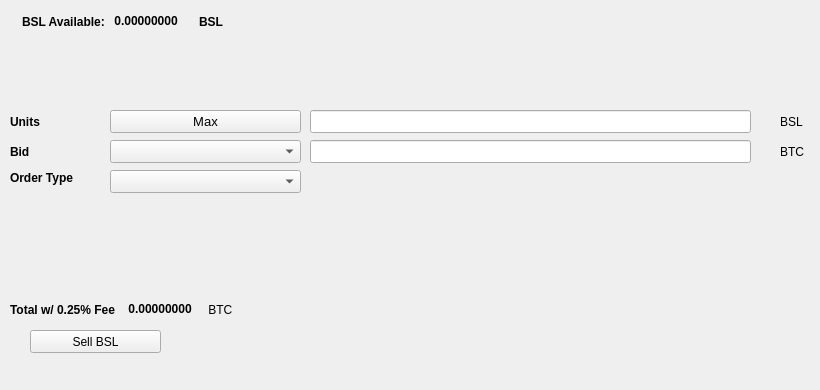
   <widget class="QWidget" name="SellTab">
    <attribute name="title">
     <string>Sell</string>
    </attribute>
    <widget class="QLabel" name="label_16">
     <property name="geometry">
      <rect>
       <x>780</x>
       <y>140</y>
       <width>31</width>
       <height>23</height>
      </rect>
     </property>
     <property name="text">
      <string>BTC</string>
     </property>
    </widget>
    <widget class="QComboBox" name="SellBidcomboBox">
     <property name="geometry">
      <rect>
       <x>110</x>
       <y>140</y>
       <width>191</width>
       <height>23</height>
      </rect>
     </property>
     <property name="font">
      <font>
       <pointsize>10</pointsize>
      </font>
     </property>
    </widget>
    <widget class="QLabel" name="label_18">
     <property name="geometry">
      <rect>
       <x>10</x>
       <y>110</y>
       <width>46</width>
       <height>23</height>
      </rect>
     </property>
     <property name="font">
      <font>
       <weight>75</weight>
       <bold>true</bold>
      </font>
     </property>
     <property name="text">
      <string>Units</string>
     </property>
    </widget>
    <widget class="QPushButton" name="Sell_Max_Amount">
     <property name="geometry">
      <rect>
       <x>110</x>
       <y>110</y>
       <width>191</width>
       <height>23</height>
      </rect>
     </property>
     <property name="font">
      <font>
       <pointsize>10</pointsize>
      </font>
     </property>
     <property name="text">
      <string>Max</string>
     </property>
    </widget>
    <widget class="QLabel" name="label_20">
     <property name="geometry">
      <rect>
       <x>10</x>
       <y>170</y>
       <width>91</width>
       <height>16</height>
      </rect>
     </property>
     <property name="font">
      <font>
       <weight>75</weight>
       <bold>true</bold>
      </font>
     </property>
     <property name="text">
      <string>Order Type</string>
     </property>
    </widget>
    <widget class="QComboBox" name="SellOrdertypeCombo">
     <property name="geometry">
      <rect>
       <x>110</x>
       <y>170</y>
       <width>191</width>
       <height>23</height>
      </rect>
     </property>
     <property name="font">
      <font>
       <pointsize>10</pointsize>
      </font>
     </property>
    </widget>
    <widget class="QLabel" name="label_21">
     <property name="geometry">
      <rect>
       <x>10</x>
       <y>140</y>
       <width>46</width>
       <height>23</height>
      </rect>
     </property>
     <property name="font">
      <font>
       <weight>75</weight>
       <bold>true</bold>
      </font>
     </property>
     <property name="text">
      <string>Bid</string>
     </property>
    </widget>
    <widget class="QLabel" name="label_22">
     <property name="geometry">
      <rect>
       <x>780</x>
       <y>110</y>
       <width>31</width>
       <height>23</height>
      </rect>
     </property>
     <property name="text">
      <string>BSL</string>
     </property>
    </widget>
    <widget class="QLineEdit" name="UnitsInputBSL">
     <property name="geometry">
      <rect>
       <x>310</x>
       <y>110</y>
       <width>441</width>
       <height>23</height>
      </rect>
     </property>
     <property name="font">
      <font>
       <pointsize>9</pointsize>
       <weight>75</weight>
       <bold>true</bold>
      </font>
     </property>
    </widget>
    <widget class="QLineEdit" name="SellBidPriceEdit">
     <property name="geometry">
      <rect>
       <x>310</x>
       <y>140</y>
       <width>441</width>
       <height>23</height>
      </rect>
     </property>
     <property name="font">
      <font>
       <pointsize>9</pointsize>
       <weight>75</weight>
       <bold>true</bold>
      </font>
     </property>
    </widget>
    <widget class="QPushButton" name="SellBSLBTN">
     <property name="geometry">
      <rect>
       <x>30</x>
       <y>330</y>
       <width>131</width>
       <height>23</height>
      </rect>
     </property>
     <property name="text">
      <string>Sell BSL</string>
     </property>
     <property name="icon">
      <iconset resource="../bitsolo">
       <normaloff>:/icons/bitcoin</normaloff>:/icons/bitcoin</iconset>
     </property>
    </widget>
    <widget class="QWidget" name="layoutWidget3">
     <property name="geometry">
      <rect>
       <x>22</x>
       <y>12</y>
       <width>258</width>
       <height>19</height>
      </rect>
     </property>
     <layout class="QHBoxLayout" name="horizontalLayout">
      <item>
       <widget class="QLabel" name="label232_2">
        <property name="font">
         <font>
          <weight>75</weight>
          <bold>true</bold>
         </font>
        </property>
        <property name="text">
         <string>BSL Available:</string>
        </property>
       </widget>
      </item>
      <item>
       <widget class="QLabel" name="BSLAvailableLabel">
        <property name="palette">
         <palette>
          <active>
           <colorrole role="WindowText">
            <brush brushstyle="SolidPattern">
             <color alpha="255">
              <red>0</red>
              <green>0</green>
              <blue>0</blue>
             </color>
            </brush>
           </colorrole>
           <colorrole role="Button">
            <brush brushstyle="SolidPattern">
             <color alpha="255">
              <red>0</red>
              <green>170</green>
              <blue>0</blue>
             </color>
            </brush>
           </colorrole>
           <colorrole role="Light">
            <brush brushstyle="SolidPattern">
             <color alpha="255">
              <red>0</red>
              <green>255</green>
              <blue>0</blue>
             </color>
            </brush>
           </colorrole>
           <colorrole role="Midlight">
            <brush brushstyle="SolidPattern">
             <color alpha="255">
              <red>0</red>
              <green>212</green>
              <blue>0</blue>
             </color>
            </brush>
           </colorrole>
           <colorrole role="Dark">
            <brush brushstyle="SolidPattern">
             <color alpha="255">
              <red>0</red>
              <green>85</green>
              <blue>0</blue>
             </color>
            </brush>
           </colorrole>
           <colorrole role="Mid">
            <brush brushstyle="SolidPattern">
             <color alpha="255">
              <red>0</red>
              <green>113</green>
              <blue>0</blue>
             </color>
            </brush>
           </colorrole>
           <colorrole role="Text">
            <brush brushstyle="SolidPattern">
             <color alpha="255">
              <red>0</red>
              <green>170</green>
              <blue>0</blue>
             </color>
            </brush>
           </colorrole>
           <colorrole role="BrightText">
            <brush brushstyle="SolidPattern">
             <color alpha="255">
              <red>255</red>
              <green>255</green>
              <blue>255</blue>
             </color>
            </brush>
           </colorrole>
           <colorrole role="ButtonText">
            <brush brushstyle="SolidPattern">
             <color alpha="255">
              <red>0</red>
              <green>0</green>
              <blue>0</blue>
             </color>
            </brush>
           </colorrole>
           <colorrole role="Base">
            <brush brushstyle="SolidPattern">
             <color alpha="255">
              <red>255</red>
              <green>255</green>
              <blue>255</blue>
             </color>
            </brush>
           </colorrole>
           <colorrole role="Window">
            <brush brushstyle="SolidPattern">
             <color alpha="255">
              <red>0</red>
              <green>170</green>
              <blue>0</blue>
             </color>
            </brush>
           </colorrole>
           <colorrole role="Shadow">
            <brush brushstyle="SolidPattern">
             <color alpha="255">
              <red>0</red>
              <green>0</green>
              <blue>0</blue>
             </color>
            </brush>
           </colorrole>
           <colorrole role="AlternateBase">
            <brush brushstyle="SolidPattern">
             <color alpha="255">
              <red>127</red>
              <green>212</green>
              <blue>127</blue>
             </color>
            </brush>
           </colorrole>
           <colorrole role="ToolTipBase">
            <brush brushstyle="SolidPattern">
             <color alpha="255">
              <red>255</red>
              <green>255</green>
              <blue>220</blue>
             </color>
            </brush>
           </colorrole>
           <colorrole role="ToolTipText">
            <brush brushstyle="SolidPattern">
             <color alpha="255">
              <red>0</red>
              <green>0</green>
              <blue>0</blue>
             </color>
            </brush>
           </colorrole>
          </active>
          <inactive>
           <colorrole role="WindowText">
            <brush brushstyle="SolidPattern">
             <color alpha="255">
              <red>0</red>
              <green>0</green>
              <blue>0</blue>
             </color>
            </brush>
           </colorrole>
           <colorrole role="Button">
            <brush brushstyle="SolidPattern">
             <color alpha="255">
              <red>0</red>
              <green>170</green>
              <blue>0</blue>
             </color>
            </brush>
           </colorrole>
           <colorrole role="Light">
            <brush brushstyle="SolidPattern">
             <color alpha="255">
              <red>0</red>
              <green>255</green>
              <blue>0</blue>
             </color>
            </brush>
           </colorrole>
           <colorrole role="Midlight">
            <brush brushstyle="SolidPattern">
             <color alpha="255">
              <red>0</red>
              <green>212</green>
              <blue>0</blue>
             </color>
            </brush>
           </colorrole>
           <colorrole role="Dark">
            <brush brushstyle="SolidPattern">
             <color alpha="255">
              <red>0</red>
              <green>85</green>
              <blue>0</blue>
             </color>
            </brush>
           </colorrole>
           <colorrole role="Mid">
            <brush brushstyle="SolidPattern">
             <color alpha="255">
              <red>0</red>
              <green>113</green>
              <blue>0</blue>
             </color>
            </brush>
           </colorrole>
           <colorrole role="Text">
            <brush brushstyle="SolidPattern">
             <color alpha="255">
              <red>0</red>
              <green>170</green>
              <blue>0</blue>
             </color>
            </brush>
           </colorrole>
           <colorrole role="BrightText">
            <brush brushstyle="SolidPattern">
             <color alpha="255">
              <red>255</red>
              <green>255</green>
              <blue>255</blue>
             </color>
            </brush>
           </colorrole>
           <colorrole role="ButtonText">
            <brush brushstyle="SolidPattern">
             <color alpha="255">
              <red>0</red>
              <green>0</green>
              <blue>0</blue>
             </color>
            </brush>
           </colorrole>
           <colorrole role="Base">
            <brush brushstyle="SolidPattern">
             <color alpha="255">
              <red>255</red>
              <green>255</green>
              <blue>255</blue>
             </color>
            </brush>
           </colorrole>
           <colorrole role="Window">
            <brush brushstyle="SolidPattern">
             <color alpha="255">
              <red>0</red>
              <green>170</green>
              <blue>0</blue>
             </color>
            </brush>
           </colorrole>
           <colorrole role="Shadow">
            <brush brushstyle="SolidPattern">
             <color alpha="255">
              <red>0</red>
              <green>0</green>
              <blue>0</blue>
             </color>
            </brush>
           </colorrole>
           <colorrole role="AlternateBase">
            <brush brushstyle="SolidPattern">
             <color alpha="255">
              <red>127</red>
              <green>212</green>
              <blue>127</blue>
             </color>
            </brush>
           </colorrole>
           <colorrole role="ToolTipBase">
            <brush brushstyle="SolidPattern">
             <color alpha="255">
              <red>255</red>
              <green>255</green>
              <blue>220</blue>
             </color>
            </brush>
           </colorrole>
           <colorrole role="ToolTipText">
            <brush brushstyle="SolidPattern">
             <color alpha="255">
              <red>0</red>
              <green>0</green>
              <blue>0</blue>
             </color>
            </brush>
           </colorrole>
          </inactive>
          <disabled>
           <colorrole role="WindowText">
            <brush brushstyle="SolidPattern">
             <color alpha="255">
              <red>0</red>
              <green>85</green>
              <blue>0</blue>
             </color>
            </brush>
           </colorrole>
           <colorrole role="Button">
            <brush brushstyle="SolidPattern">
             <color alpha="255">
              <red>0</red>
              <green>170</green>
              <blue>0</blue>
             </color>
            </brush>
           </colorrole>
           <colorrole role="Light">
            <brush brushstyle="SolidPattern">
             <color alpha="255">
              <red>0</red>
              <green>255</green>
              <blue>0</blue>
             </color>
            </brush>
           </colorrole>
           <colorrole role="Midlight">
            <brush brushstyle="SolidPattern">
             <color alpha="255">
              <red>0</red>
              <green>212</green>
              <blue>0</blue>
             </color>
            </brush>
           </colorrole>
           <colorrole role="Dark">
            <brush brushstyle="SolidPattern">
             <color alpha="255">
              <red>0</red>
              <green>85</green>
              <blue>0</blue>
             </color>
            </brush>
           </colorrole>
           <colorrole role="Mid">
            <brush brushstyle="SolidPattern">
             <color alpha="255">
              <red>0</red>
              <green>113</green>
              <blue>0</blue>
             </color>
            </brush>
           </colorrole>
           <colorrole role="Text">
            <brush brushstyle="SolidPattern">
             <color alpha="255">
              <red>0</red>
              <green>85</green>
              <blue>0</blue>
             </color>
            </brush>
           </colorrole>
           <colorrole role="BrightText">
            <brush brushstyle="SolidPattern">
             <color alpha="255">
              <red>255</red>
              <green>255</green>
              <blue>255</blue>
             </color>
            </brush>
           </colorrole>
           <colorrole role="ButtonText">
            <brush brushstyle="SolidPattern">
             <color alpha="255">
              <red>0</red>
              <green>85</green>
              <blue>0</blue>
             </color>
            </brush>
           </colorrole>
           <colorrole role="Base">
            <brush brushstyle="SolidPattern">
             <color alpha="255">
              <red>0</red>
              <green>170</green>
              <blue>0</blue>
             </color>
            </brush>
           </colorrole>
           <colorrole role="Window">
            <brush brushstyle="SolidPattern">
             <color alpha="255">
              <red>0</red>
              <green>170</green>
              <blue>0</blue>
             </color>
            </brush>
           </colorrole>
           <colorrole role="Shadow">
            <brush brushstyle="SolidPattern">
             <color alpha="255">
              <red>0</red>
              <green>0</green>
              <blue>0</blue>
             </color>
            </brush>
           </colorrole>
           <colorrole role="AlternateBase">
            <brush brushstyle="SolidPattern">
             <color alpha="255">
              <red>0</red>
              <green>170</green>
              <blue>0</blue>
             </color>
            </brush>
           </colorrole>
           <colorrole role="ToolTipBase">
            <brush brushstyle="SolidPattern">
             <color alpha="255">
              <red>255</red>
              <green>255</green>
              <blue>220</blue>
             </color>
            </brush>
           </colorrole>
           <colorrole role="ToolTipText">
            <brush brushstyle="SolidPattern">
             <color alpha="255">
              <red>0</red>
              <green>0</green>
              <blue>0</blue>
             </color>
            </brush>
           </colorrole>
          </disabled>
         </palette>
        </property>
        <property name="font">
         <font>
          <weight>75</weight>
          <bold>true</bold>
         </font>
        </property>
        <property name="text">
         <string> 0.00000000 </string>
        </property>
        <property name="textInteractionFlags">
         <set>Qt::LinksAccessibleByMouse|Qt::TextSelectableByKeyboard|Qt::TextSelectableByMouse</set>
        </property>
       </widget>
      </item>
      <item>
       <widget class="QLabel" name="labelBSL">
        <property name="font">
         <font>
          <weight>75</weight>
          <bold>true</bold>
         </font>
        </property>
        <property name="text">
         <string>BSL</string>
        </property>
       </widget>
      </item>
     </layout>
    </widget>
    <widget class="QWidget" name="layoutWidget">
     <property name="geometry">
      <rect>
       <x>10</x>
       <y>300</y>
       <width>268</width>
       <height>19</height>
      </rect>
     </property>
     <layout class="QHBoxLayout" name="horizontalLayout_2">
      <item>
       <widget class="QLabel" name="label_19">
        <property name="font">
         <font>
          <weight>75</weight>
          <bold>true</bold>
         </font>
        </property>
        <property name="text">
         <string>Total w/ 0.25% Fee </string>
        </property>
       </widget>
      </item>
      <item>
       <widget class="QLabel" name="SellCostLabel">
        <property name="palette">
         <palette>
          <active>
           <colorrole role="WindowText">
            <brush brushstyle="SolidPattern">
             <color alpha="255">
              <red>0</red>
              <green>0</green>
              <blue>0</blue>
             </color>
            </brush>
           </colorrole>
           <colorrole role="Button">
            <brush brushstyle="SolidPattern">
             <color alpha="255">
              <red>0</red>
              <green>170</green>
              <blue>0</blue>
             </color>
            </brush>
           </colorrole>
           <colorrole role="Light">
            <brush brushstyle="SolidPattern">
             <color alpha="255">
              <red>0</red>
              <green>255</green>
              <blue>0</blue>
             </color>
            </brush>
           </colorrole>
           <colorrole role="Midlight">
            <brush brushstyle="SolidPattern">
             <color alpha="255">
              <red>0</red>
              <green>212</green>
              <blue>0</blue>
             </color>
            </brush>
           </colorrole>
           <colorrole role="Dark">
            <brush brushstyle="SolidPattern">
             <color alpha="255">
              <red>0</red>
              <green>85</green>
              <blue>0</blue>
             </color>
            </brush>
           </colorrole>
           <colorrole role="Mid">
            <brush brushstyle="SolidPattern">
             <color alpha="255">
              <red>0</red>
              <green>113</green>
              <blue>0</blue>
             </color>
            </brush>
           </colorrole>
           <colorrole role="Text">
            <brush brushstyle="SolidPattern">
             <color alpha="255">
              <red>0</red>
              <green>170</green>
              <blue>0</blue>
             </color>
            </brush>
           </colorrole>
           <colorrole role="BrightText">
            <brush brushstyle="SolidPattern">
             <color alpha="255">
              <red>255</red>
              <green>255</green>
              <blue>255</blue>
             </color>
            </brush>
           </colorrole>
           <colorrole role="ButtonText">
            <brush brushstyle="SolidPattern">
             <color alpha="255">
              <red>0</red>
              <green>0</green>
              <blue>0</blue>
             </color>
            </brush>
           </colorrole>
           <colorrole role="Base">
            <brush brushstyle="SolidPattern">
             <color alpha="255">
              <red>255</red>
              <green>255</green>
              <blue>255</blue>
             </color>
            </brush>
           </colorrole>
           <colorrole role="Window">
            <brush brushstyle="SolidPattern">
             <color alpha="255">
              <red>0</red>
              <green>170</green>
              <blue>0</blue>
             </color>
            </brush>
           </colorrole>
           <colorrole role="Shadow">
            <brush brushstyle="SolidPattern">
             <color alpha="255">
              <red>0</red>
              <green>0</green>
              <blue>0</blue>
             </color>
            </brush>
           </colorrole>
           <colorrole role="AlternateBase">
            <brush brushstyle="SolidPattern">
             <color alpha="255">
              <red>127</red>
              <green>212</green>
              <blue>127</blue>
             </color>
            </brush>
           </colorrole>
           <colorrole role="ToolTipBase">
            <brush brushstyle="SolidPattern">
             <color alpha="255">
              <red>255</red>
              <green>255</green>
              <blue>220</blue>
             </color>
            </brush>
           </colorrole>
           <colorrole role="ToolTipText">
            <brush brushstyle="SolidPattern">
             <color alpha="255">
              <red>0</red>
              <green>0</green>
              <blue>0</blue>
             </color>
            </brush>
           </colorrole>
          </active>
          <inactive>
           <colorrole role="WindowText">
            <brush brushstyle="SolidPattern">
             <color alpha="255">
              <red>0</red>
              <green>0</green>
              <blue>0</blue>
             </color>
            </brush>
           </colorrole>
           <colorrole role="Button">
            <brush brushstyle="SolidPattern">
             <color alpha="255">
              <red>0</red>
              <green>170</green>
              <blue>0</blue>
             </color>
            </brush>
           </colorrole>
           <colorrole role="Light">
            <brush brushstyle="SolidPattern">
             <color alpha="255">
              <red>0</red>
              <green>255</green>
              <blue>0</blue>
             </color>
            </brush>
           </colorrole>
           <colorrole role="Midlight">
            <brush brushstyle="SolidPattern">
             <color alpha="255">
              <red>0</red>
              <green>212</green>
              <blue>0</blue>
             </color>
            </brush>
           </colorrole>
           <colorrole role="Dark">
            <brush brushstyle="SolidPattern">
             <color alpha="255">
              <red>0</red>
              <green>85</green>
              <blue>0</blue>
             </color>
            </brush>
           </colorrole>
           <colorrole role="Mid">
            <brush brushstyle="SolidPattern">
             <color alpha="255">
              <red>0</red>
              <green>113</green>
              <blue>0</blue>
             </color>
            </brush>
           </colorrole>
           <colorrole role="Text">
            <brush brushstyle="SolidPattern">
             <color alpha="255">
              <red>0</red>
              <green>170</green>
              <blue>0</blue>
             </color>
            </brush>
           </colorrole>
           <colorrole role="BrightText">
            <brush brushstyle="SolidPattern">
             <color alpha="255">
              <red>255</red>
              <green>255</green>
              <blue>255</blue>
             </color>
            </brush>
           </colorrole>
           <colorrole role="ButtonText">
            <brush brushstyle="SolidPattern">
             <color alpha="255">
              <red>0</red>
              <green>0</green>
              <blue>0</blue>
             </color>
            </brush>
           </colorrole>
           <colorrole role="Base">
            <brush brushstyle="SolidPattern">
             <color alpha="255">
              <red>255</red>
              <green>255</green>
              <blue>255</blue>
             </color>
            </brush>
           </colorrole>
           <colorrole role="Window">
            <brush brushstyle="SolidPattern">
             <color alpha="255">
              <red>0</red>
              <green>170</green>
              <blue>0</blue>
             </color>
            </brush>
           </colorrole>
           <colorrole role="Shadow">
            <brush brushstyle="SolidPattern">
             <color alpha="255">
              <red>0</red>
              <green>0</green>
              <blue>0</blue>
             </color>
            </brush>
           </colorrole>
           <colorrole role="AlternateBase">
            <brush brushstyle="SolidPattern">
             <color alpha="255">
              <red>127</red>
              <green>212</green>
              <blue>127</blue>
             </color>
            </brush>
           </colorrole>
           <colorrole role="ToolTipBase">
            <brush brushstyle="SolidPattern">
             <color alpha="255">
              <red>255</red>
              <green>255</green>
              <blue>220</blue>
             </color>
            </brush>
           </colorrole>
           <colorrole role="ToolTipText">
            <brush brushstyle="SolidPattern">
             <color alpha="255">
              <red>0</red>
              <green>0</green>
              <blue>0</blue>
             </color>
            </brush>
           </colorrole>
          </inactive>
          <disabled>
           <colorrole role="WindowText">
            <brush brushstyle="SolidPattern">
             <color alpha="255">
              <red>0</red>
              <green>85</green>
              <blue>0</blue>
             </color>
            </brush>
           </colorrole>
           <colorrole role="Button">
            <brush brushstyle="SolidPattern">
             <color alpha="255">
              <red>0</red>
              <green>170</green>
              <blue>0</blue>
             </color>
            </brush>
           </colorrole>
           <colorrole role="Light">
            <brush brushstyle="SolidPattern">
             <color alpha="255">
              <red>0</red>
              <green>255</green>
              <blue>0</blue>
             </color>
            </brush>
           </colorrole>
           <colorrole role="Midlight">
            <brush brushstyle="SolidPattern">
             <color alpha="255">
              <red>0</red>
              <green>212</green>
              <blue>0</blue>
             </color>
            </brush>
           </colorrole>
           <colorrole role="Dark">
            <brush brushstyle="SolidPattern">
             <color alpha="255">
              <red>0</red>
              <green>85</green>
              <blue>0</blue>
             </color>
            </brush>
           </colorrole>
           <colorrole role="Mid">
            <brush brushstyle="SolidPattern">
             <color alpha="255">
              <red>0</red>
              <green>113</green>
              <blue>0</blue>
             </color>
            </brush>
           </colorrole>
           <colorrole role="Text">
            <brush brushstyle="SolidPattern">
             <color alpha="255">
              <red>0</red>
              <green>85</green>
              <blue>0</blue>
             </color>
            </brush>
           </colorrole>
           <colorrole role="BrightText">
            <brush brushstyle="SolidPattern">
             <color alpha="255">
              <red>255</red>
              <green>255</green>
              <blue>255</blue>
             </color>
            </brush>
           </colorrole>
           <colorrole role="ButtonText">
            <brush brushstyle="SolidPattern">
             <color alpha="255">
              <red>0</red>
              <green>85</green>
              <blue>0</blue>
             </color>
            </brush>
           </colorrole>
           <colorrole role="Base">
            <brush brushstyle="SolidPattern">
             <color alpha="255">
              <red>0</red>
              <green>170</green>
              <blue>0</blue>
             </color>
            </brush>
           </colorrole>
           <colorrole role="Window">
            <brush brushstyle="SolidPattern">
             <color alpha="255">
              <red>0</red>
              <green>170</green>
              <blue>0</blue>
             </color>
            </brush>
           </colorrole>
           <colorrole role="Shadow">
            <brush brushstyle="SolidPattern">
             <color alpha="255">
              <red>0</red>
              <green>0</green>
              <blue>0</blue>
             </color>
            </brush>
           </colorrole>
           <colorrole role="AlternateBase">
            <brush brushstyle="SolidPattern">
             <color alpha="255">
              <red>0</red>
              <green>170</green>
              <blue>0</blue>
             </color>
            </brush>
           </colorrole>
           <colorrole role="ToolTipBase">
            <brush brushstyle="SolidPattern">
             <color alpha="255">
              <red>255</red>
              <green>255</green>
              <blue>220</blue>
             </color>
            </brush>
           </colorrole>
           <colorrole role="ToolTipText">
            <brush brushstyle="SolidPattern">
             <color alpha="255">
              <red>0</red>
              <green>0</green>
              <blue>0</blue>
             </color>
            </brush>
           </colorrole>
          </disabled>
         </palette>
        </property>
        <property name="font">
         <font>
          <weight>75</weight>
          <bold>true</bold>
         </font>
        </property>
        <property name="autoFillBackground">
         <bool>false</bool>
        </property>
        <property name="text">
         <string> 0.00000000</string>
        </property>
        <property name="textInteractionFlags">
         <set>Qt::LinksAccessibleByMouse|Qt::TextSelectableByMouse</set>
        </property>
       </widget>
      </item>
      <item>
       <widget class="QLabel" name="label_17">
        <property name="font">
         <font>
          <weight>50</weight>
          <bold>false</bold>
         </font>
        </property>
        <property name="text">
         <string> BTC</string>
        </property>
       </widget>
      </item>
     </layout>
    </widget>
    <widget class="QLabel" name="label_23">
     <property name="geometry">
      <rect>
       <x>460</x>
       <y>300</y>
       <width>281</width>
       <height>81</height>
      </rect>
     </property>
     <property name="text">
      <string/>
     </property>
     <property name="pixmap">
      <pixmap>:/images/bittrex</pixmap>
     </property>
    </widget>
   </widget>
